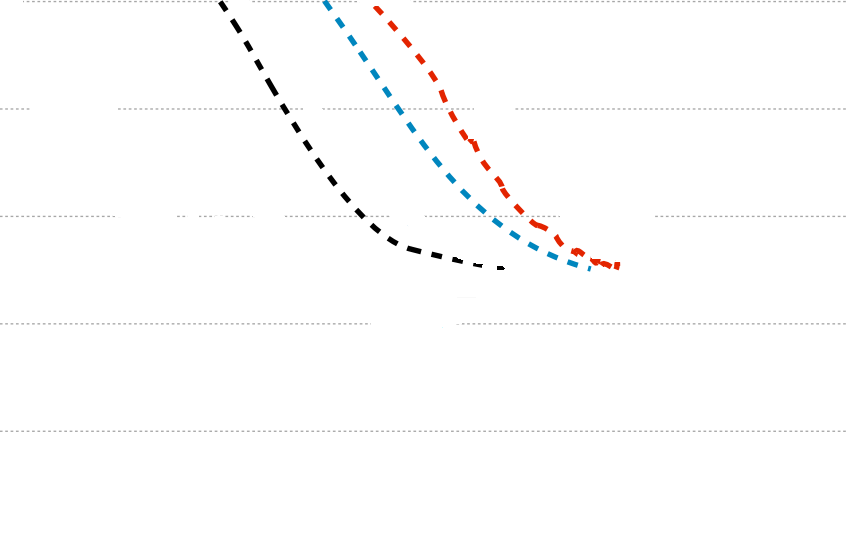
#> input picture experiment/pycharm/epsilon_zeke.PNG, 848 x 536 px, found by its file name
$ python experiment_Epsilon_time.py
#> lines starting #> are read from the running program, lines starting #| are printed output that depends on the picture; after the words box and inside, x2 and y2 are one past the last pixel; in counts of white or black regions, pixels touching at a corner belong together
import cv2
import numpy as np
import imutils
import pandas as pd
import matplotlib.pyplot as plt
from matplotlib import rc
from scipy.interpolate import make_interp_spline

from scipy import interpolate
from scipy.interpolate import make_interp_spline
import random
import matplotlib
from matplotlib.patches import Ellipse
from scipy.ndimage import gaussian_filter1d


font = {'size': 12}
matplotlib.rc('font', **font)

# [15 lines left out: function get_point, not called in this run]


if __name__ == "__main__":
    gisette = cv2.imread("epsilon_zeke.png",1)
#> gisette is the input picture: shape (536, 848, 3); mean B, G, R 253.1, 253, 253.2

    resized = imutils.resize(gisette, width=1000)


    low_green = np.array([0, 160, 0])
    high_green = np.array([100, 180, 50])
    mask_green = cv2.inRange(resized, low_green, high_green)
#> mask_green: shape (632, 1000); every value is 0


    low_blue = np.array([180, 0, 0])
    high_blue = np.array([205, 255, 70])
    mask_blue = cv2.inRange(resized, low_blue, high_blue)
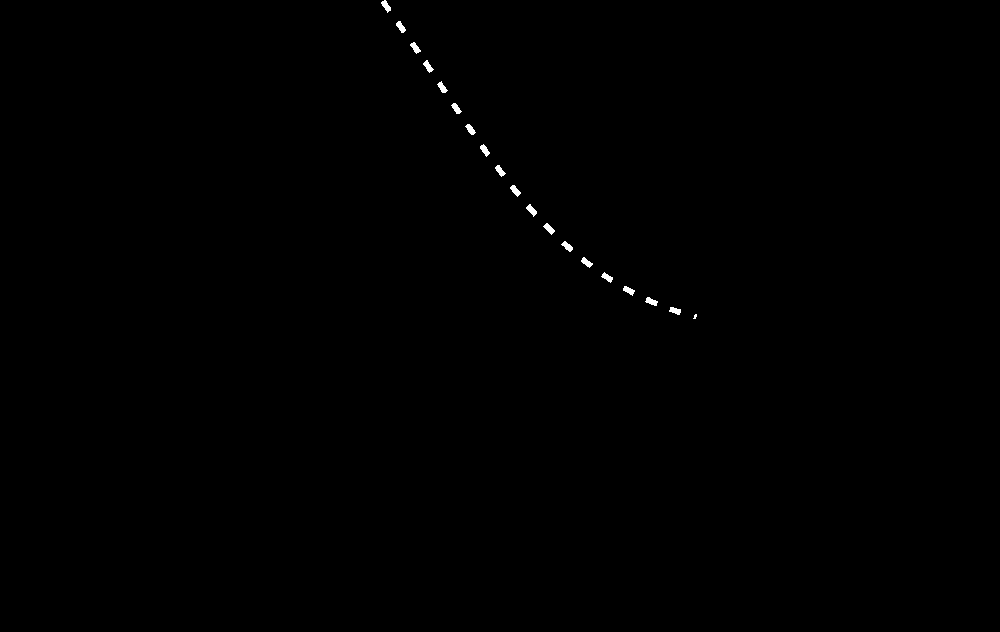
#> mask_blue: shape (632, 1000); 0.19% white; 19 white regions (1 under 20 px), largest, box (x1, y1, x2, y2) and area: (526, 204, 537, 217) 69, (543, 223, 555, 235) 68, (381, 0, 391, 13) 67

    low_red = np.array([0, 0, 200])
    high_red = np.array([40, 255, 255])
    mask_red = cv2.inRange(resized, low_red, high_red)
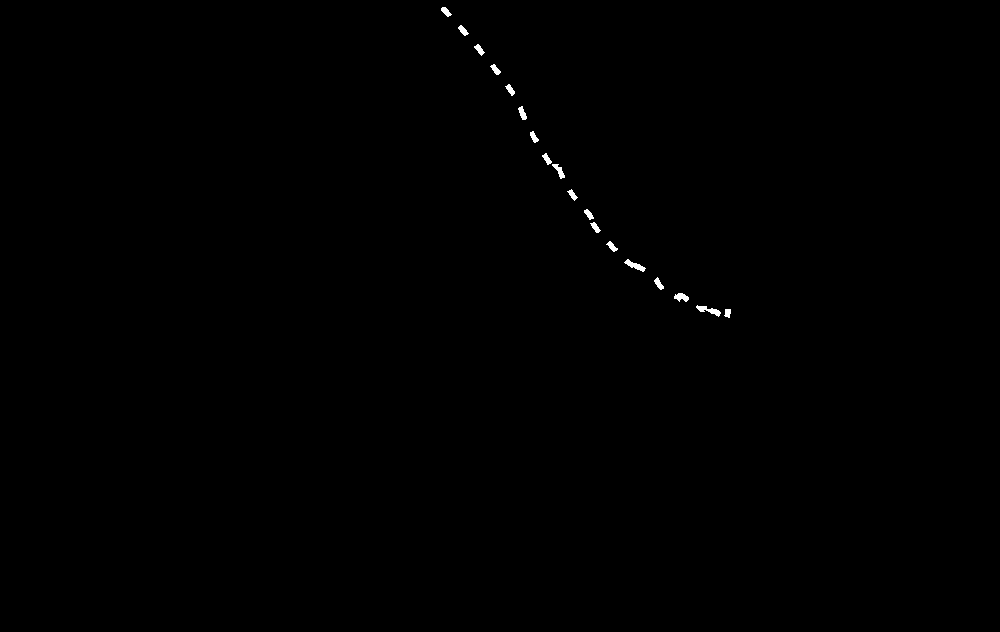
#> mask_red: shape (632, 1000); 0.2% white; 18 white regions, largest, box (x1, y1, x2, y2) and area: (696, 305, 721, 317) 120, (624, 259, 646, 272) 111, (674, 293, 689, 302) 88

    low_black = np.array([0, 0, 0])
    high_black = np.array([1, 1, 1])
    mask_black = cv2.inRange(resized, low_black, high_black)
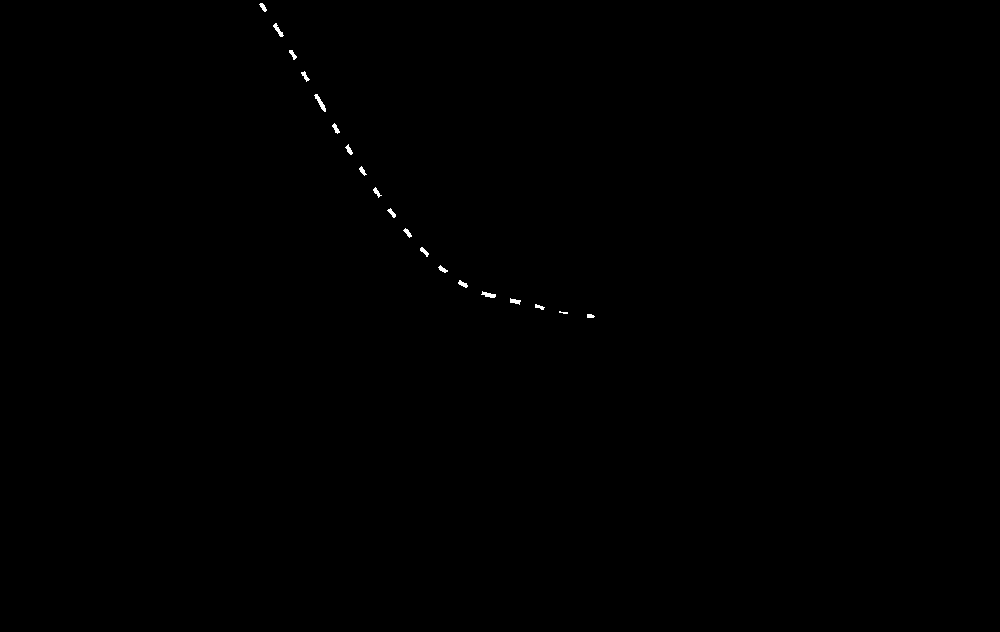
#> mask_black: shape (632, 1000); 0.12% white; 19 white regions (1 under 20 px), largest, box (x1, y1, x2, y2) and area: (314, 94, 326, 112) 75, (273, 23, 284, 37) 58, (481, 291, 496, 298) 57


    # 定义两个窗口 并绑定事件 传入各自对应的参数
    cv2.namedWindow('gisette')
    cv2.setMouseCallback('gisette', get_point, resized)

    x_green = []
    loss_green = []
    for i in range(1000):
        x = mask_green[:, i]
        where_res = np.where(x > 0)
        if (where_res[0].shape[0]):
            middle = where_res[0][0]
            print(middle)
            mask_green[middle, i] = 0
            loss_green.append(1.0 * (500 - middle) / 4000)
            x_green.append(10**((i*4/1000)-3))
#> after the loop, loss_green = []; x_green = []

    x_blue = []
    loss_blue = []
    for i in range(1000):
        x = mask_blue[:, i]
        where_res = np.where(x > 0)
        if(where_res[0].shape[0]):
            middle = where_res[0][0]
            print(middle)
            mask_blue[middle,i] = 0
            loss_blue.append(1.0*(500 - middle)/4000)
            x_blue.append(10**((i*4/1000)-3))
#> this loop made 1000 passes
#> middle on passes 382 to 389: 2, 1, 1, 0, 0, 1, 3, 5
#> (printed output is left out)
#> mask_blue: shape (632, 1000); 0.16% white; 19 white regions (1 under 20 px), largest, box (x1, y1, x2, y2) and area: (526, 205, 537, 217) 58, (381, 1, 391, 13) 57, (396, 22, 406, 33) 56
#> after the loop, loss_blue = 207 values, max 0.125 at index 3, min 0.0455 at index 203, mean 0.0804; x_blue = 207 values from 0.0334 to 0.608

    x_red = []
    loss_red = []
    for i in range(1000):
        x = mask_red[:, i]
        where_res = np.where(x > 0)
        if (where_res[0].shape[0]):
            middle = where_res[0][0]
            print(middle)
            mask_red[middle, i] = 0
            loss_red.append(1.0*(500 - middle)/4000)
            x_red.append(10**((i*4/1000)-3))
#> this loop made 1000 passes
#> middle on passes 442 to 449: 8, 7, 7, 7, 7, 8, 9, 10
#> (printed output is left out)
#> mask_red: shape (632, 1000); 0.16% white; 18 white regions, largest, box (x1, y1, x2, y2) and area: (696, 306, 721, 317) 95, (625, 260, 645, 272) 89, (674, 294, 689, 302) 73
#> after the loop, loss_red = 214 values, max 0.123 at index 1, min 0.0462 at index 207, mean 0.0782; x_red = 214 values from 0.0581 to 0.832

    x_black = []
    loss_black = []
    for i in range(1000):
        x = mask_black[:, i]
        where_res = np.where(x > 0)
        if (where_res[0].shape[0]):
            middle = where_res[0][0]
            print(middle)
            mask_black[middle, i] = 0
            loss_black.append(1.0*(500 - middle)/4000)
            x_black.append(10**((i*4/1000)-3))
#> this loop made 1000 passes
#> (printed output is left out)
#> mask_black: shape (632, 1000); 0.1% white in thin lines or dots, all inside (x1, y1, x2, y2) = (260, 4, 594, 318)
#> after the loop, loss_black = 181 values, max 0.124 at index 1, min 0.046 at index 180, mean 0.0758; x_black = 181 values from 0.0109 to 0.238

#> (the run stopped early here; a loop or call above may not have finished)

$ run again, with experiment/pycharm/Epsilon(loss vs. time).png copied over experiment/pycharm/epsilon_zeke.PNG
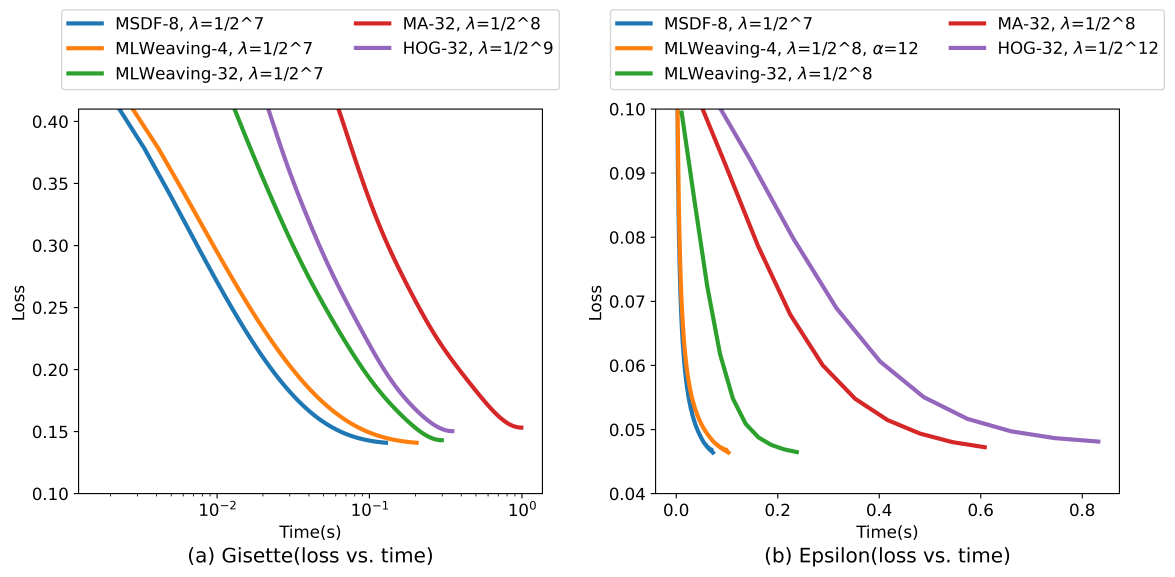
#> input picture experiment/pycharm/Epsilon(loss vs. time).png, 7045 x 3458 px, found by its file name (shown at 1/6 size)
#> gisette is the input picture: shape (3458, 7045, 3); mean B, G, R 245, 245.5, 246.5
#> the loop `for i in range(1000):` made 1000 passes
#> (where_res, middle) on passes 58 to 60: (([61, 62, 63],), 61), (([61, 62, 63],), 61), (([61, 62, 63],), 61)
#> (printed output is left out)
#> after the loop `for i in range(1000):`:
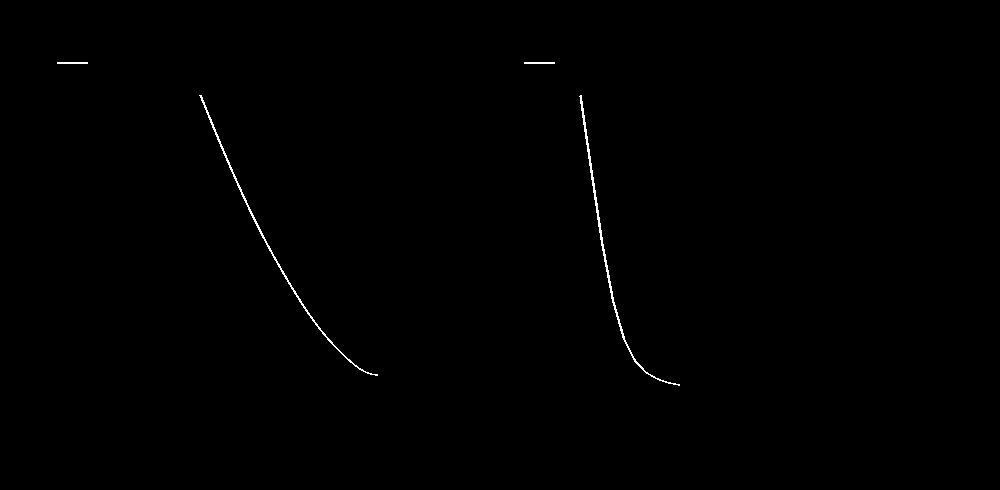
#> mask_green: shape (490, 1000); 0.31% white in thin lines or dots, all inside (x1, y1, x2, y2) = (57, 62, 680, 386)
#> after the loop `for i in range(1000):`: loss_green = 342 values, max 0.11 at index 0, min 0.0293 at index 338, mean 0.0653; x_green = 342 values from 0.00169 to 0.52
#> after the loop `for i in range(1000):`: loss_blue = 322 values, max 0.12 at index 0, min 0.029 at index 321, mean 0.0683; x_blue = 322 values from 0.00169 to 0.27
#> after the loop `for i in range(1000):`: loss_red = 659 values, max 0.12 at index 221, min 0.0302 at index 658, mean 0.0698; x_red = 659 values from 0.00169 to 2.27
#> after the loop `for i in range(1000):`:
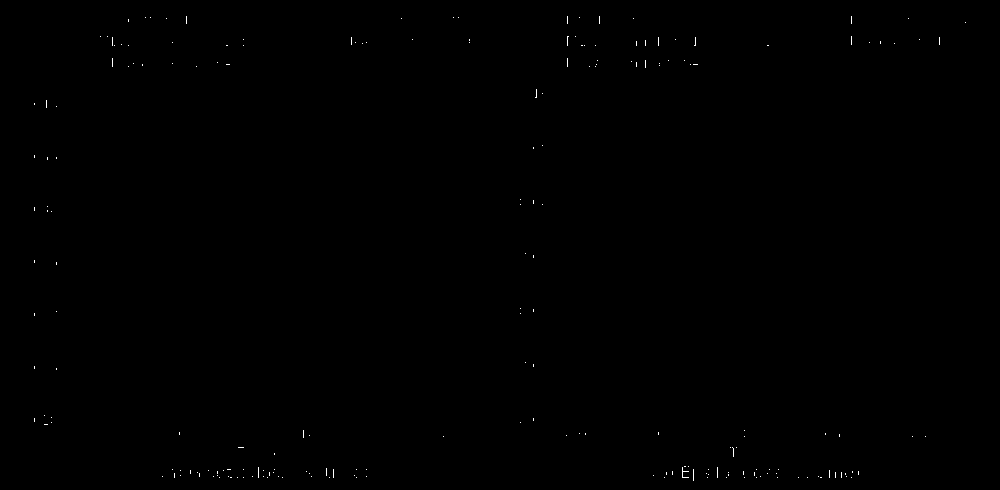
#> mask_black: shape (490, 1000); 0.11% white in thin lines or dots, all inside (x1, y1, x2, y2) = (34, 16, 966, 481)
#> after the loop `for i in range(1000):`: loss_black = 305 values, max 0.121 at index 10, min 0.00575 at index 38, mean 0.0705; x_black = 305 values from 0.00116 to 7.24

$ run again, with experiment/pycharm/Gisette(loss vs. epoch).png copied over experiment/pycharm/epsilon_zeke.PNG
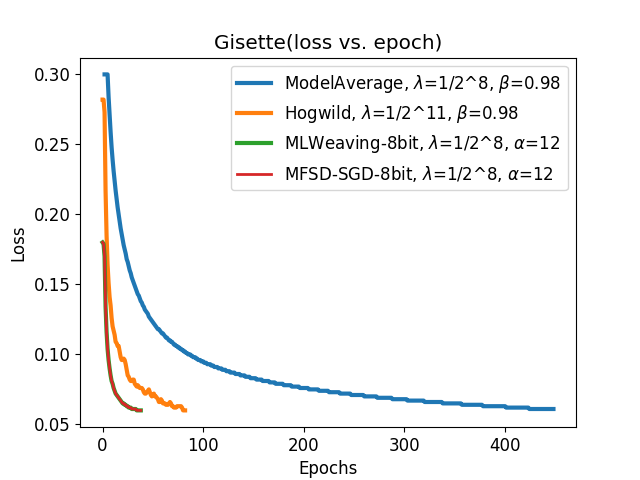
#> input picture experiment/pycharm/Gisette(loss vs. epoch).png, 640 x 480 px, found by its file name
#> gisette is the input picture: shape (480, 640, 3); mean B, G, R 245.3, 245.5, 245.5
#> the loop `for i in range(1000):` made 1000 passes
#| 221
#| 221
#| 221
#| 221
#| 221
#> (further printed lines are left out)
#> after the loop `for i in range(1000):`: loss_green = 58 values from 0.0698 to 0.0698; x_green = 58 values from 0.0296 to 0.0501
#> the loop `for i in range(1000):` made 1000 passes
#> middle on passes 162 to 169: 114, 114, 114, 114, 114, 114, 114, 114
#> (printed output is left out)
#> after the loop `for i in range(1000):`:
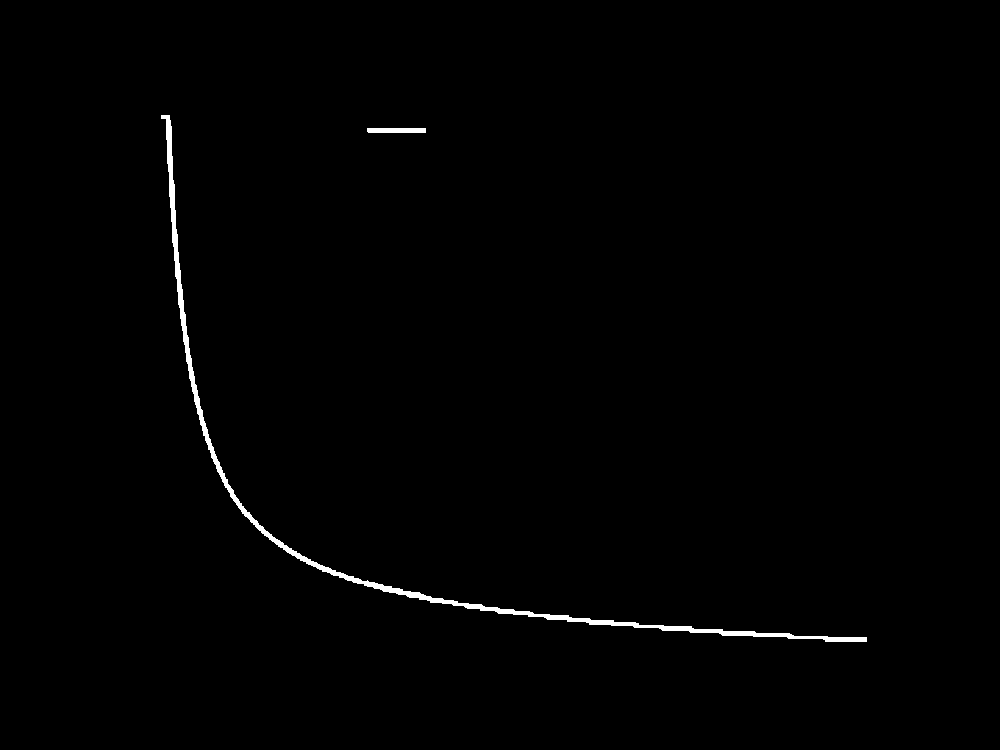
#> mask_blue: shape (750, 1000); 0.72% white; 2 white regions, box (x1, y1, x2, y2) and area: (161, 115, 867, 642) 5137, (367, 128, 426, 133) 294
#> after the loop `for i in range(1000):`: loss_blue = 706 values, max 0.0965 at index 0, min -0.034 at index 667, mean -0.00935; x_blue = 706 values from 0.00441 to 2.91
#> the loop `for i in range(1000):` made 1000 passes
#> middle on passes 159 to 166: 153, 153, 153, 153, 153, 154, 161, 183
#> (printed output is left out)
#> after the loop `for i in range(1000):`: loss_red = 192 values, max 0.0867 at index 0, min -0.0348 at index 131, mean 0.0144; x_red = 192 values from 0.00429 to 0.0501
#> the loop `for i in range(1000):` made 1000 passes
#> (where_res, middle) on pass 26: (([366],), 366)
#> (printed output is left out)
#> after the loop `for i in range(1000):`:
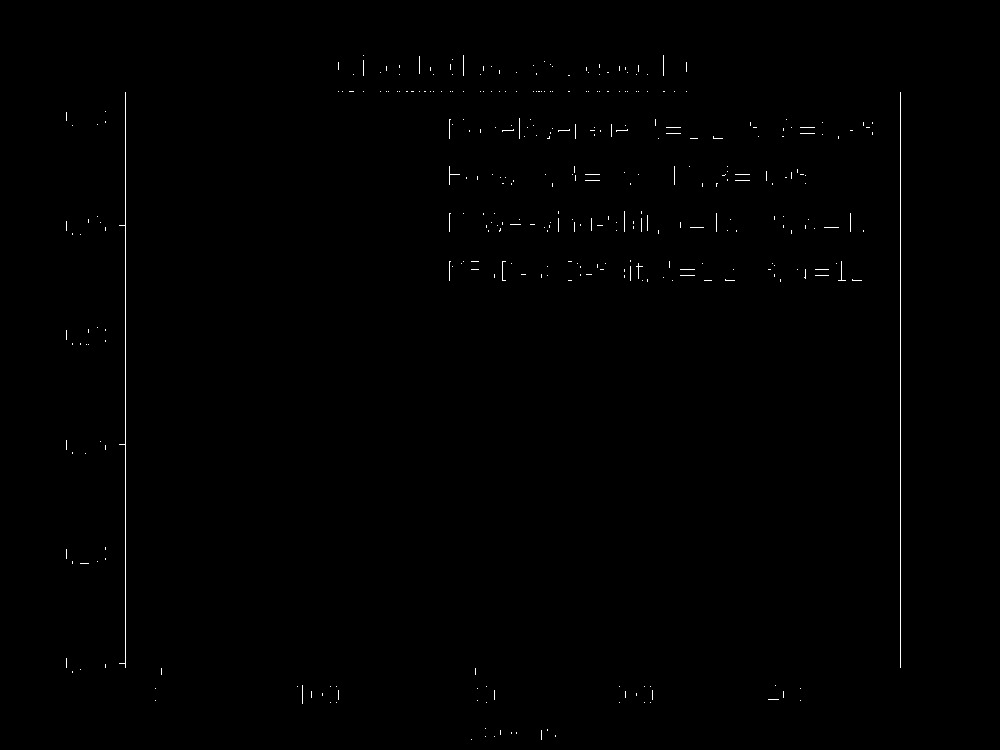
#> mask_black: shape (750, 1000); 0.36% white in thin lines or dots, all inside (x1, y1, x2, y2) = (66, 55, 901, 740)
#> after the loop `for i in range(1000):`: loss_black = 803 values, max 0.112 at index 265, min 0.0335 at index 0, mean 0.102; x_black = 803 values from 0.00126 to 3.98
